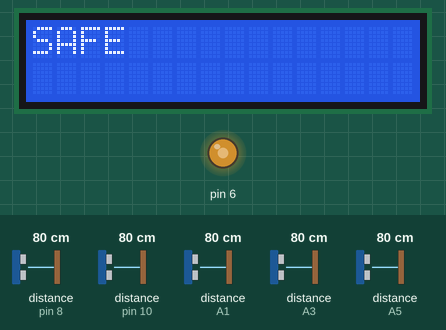
The sketch below on a simulated Arduino Uno, built with avr-gcc and run on an emulated ATmega328P. Shown: 16×2 character LCD, output pins drawn as LEDs (lit = HIGH). Wiring (inferred from the names in the program): 5 × ultrasonic range finder: trigger pin 7, echo pin 8 / trigger pin 9, echo pin 10 / trigger A0, echo A1 / trigger A2, echo A3 / trigger A4, echo A5. The inputs (shaded band) are chosen by the test bench; at power-on: distance to the obstacle (sensors on pin 8, A1, A3, A5, pin 10) 80 cm. The echo pulse lasts 58.3 µs per cm; pins used as bus, display or sensor lines are not drawn.

Above: at 3.7 s.
3.8 s: distance to the obstacle (sensor on pin 8) set to 2 cm
At 6.8 s:
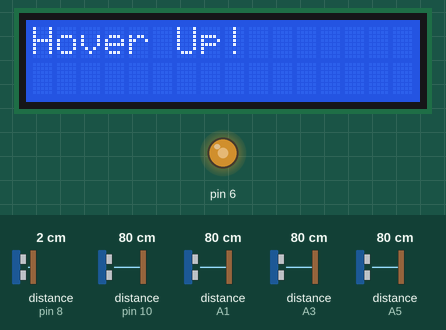
8.4 s: distance to the obstacle (sensor on A1) set to 2 cm
At 9.9 s:
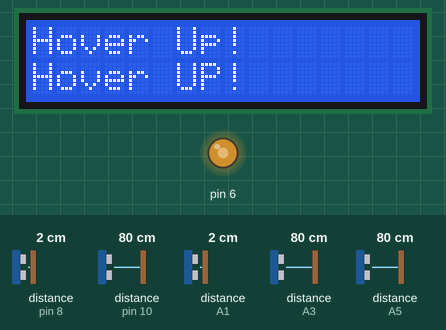
17.1 s: distance to the obstacle (sensor on A3) set to 2 cm
At 22.1 s:
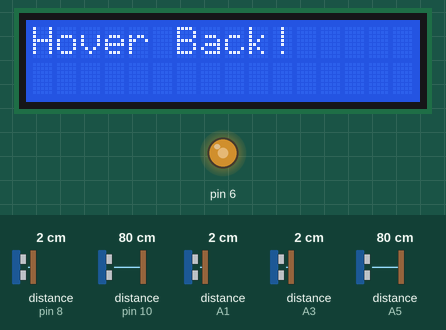
25.9 s: distance to the obstacle (sensor on A3) set to 4 cm
At 29.2 s:
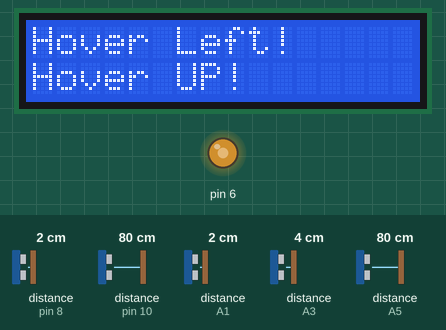
30.5 s: distance to the obstacle (sensor on A5) set to 2 cm
At 32.1 s:
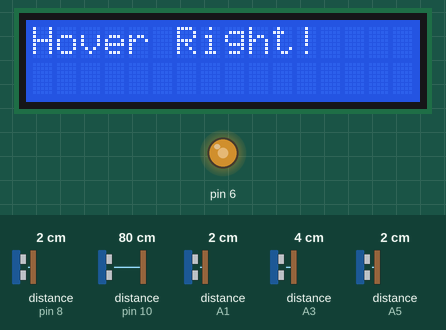
38.9 s: distance to the obstacle (sensor on A5) set to 18 cm
At 44.6 s:
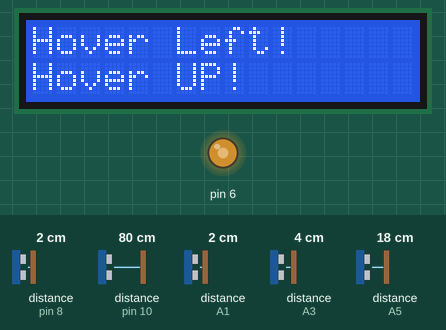
Timing chart, 0 to 46.1 s (numbered marks = the images above; inputs shaded):
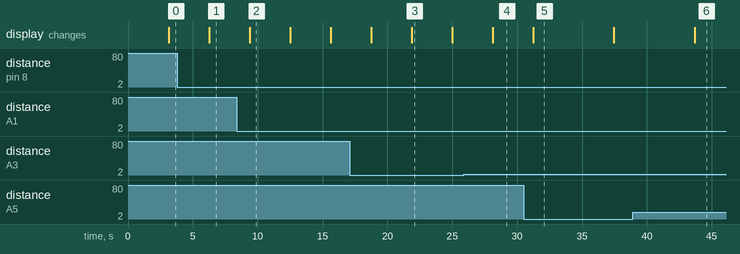

Measured:
- the behaviour switches between 2 and 3 cm on distance to the obstacle (sensor on A3) (found by bisection; images 3 and 4)
- after the input at 3.8 s, the display: changes after 2.5 s (image 1)
- after the input at 8.4 s, the display: changes after 1.0 s (image 2)
- after the input at 17.1 s, the display: first differs from a run without the input after 4.8 s (image 3)
- after the input at 25.9 s, the display: changes after 2.2 s (image 4)
- after the input at 30.5 s, the display: changes after 0.72 s (image 5)
- after the input at 38.9 s, the display: changes after 4.8 s (image 6)

The sketch:

collision_avoidance.ino
```cpp
/*


*/

#include <LiquidCrystal.h>
const int trigPin1 = A0;
const int echoPin1 = A1;

const int trigPin2 = A2;
const int echoPin2 = A3;

const int trigPin3 = A4;
const int echoPin3= A5;

const int trigPin4 = 7;
const int echoPin4= 8;
int s;
const int trigPin5 = 9;
const int echoPin5= 10;
int mini;

long duration1,duration2,duration3,duration4,duration5,duration6;
long distance1,distance2,distance3,distance4,distance5,distance6;
int f1,f2,f3,f4,f5,f6;
int Contrast=150;
LiquidCrystal lcd(12,11,5,4,3,2);

void setup() {
  analogWrite(6,Contrast);

lcd.begin(16,2);

lcd.print("Done");
  // initialize digital pin 13 as an output.
  pinMode(trigPin1, OUTPUT);
  pinMode(echoPin1, INPUT);

  pinMode(trigPin2, OUTPUT);
  pinMode(echoPin2, INPUT);

  pinMode(trigPin3, OUTPUT);
  pinMode(echoPin3, INPUT);

  pinMode(trigPin4, OUTPUT);
  pinMode(echoPin4, INPUT);

  pinMode(trigPin5, OUTPUT);
  pinMode(echoPin5, INPUT);


  lcd.begin(16,2);

  lcd.print("Ready!");

}

void loop()
{
delay(3000);
digitalWrite(trigPin1, LOW);
delayMicroseconds(2);
digitalWrite(trigPin1, HIGH);
delayMicroseconds(10);
digitalWrite(trigPin1, LOW);
duration1 = pulseIn(echoPin1, HIGH);


digitalWrite(trigPin2, LOW);
delayMicroseconds(2);
digitalWrite(trigPin2, HIGH);
delayMicroseconds(10);
digitalWrite(trigPin2, LOW);
duration2 = pulseIn(echoPin2, HIGH);

digitalWrite(trigPin3, LOW);
delayMicroseconds(2);
digitalWrite(trigPin3, HIGH);
delayMicroseconds(10);
digitalWrite(trigPin3, LOW);
duration3 = pulseIn(echoPin3, HIGH);


digitalWrite(trigPin4, LOW);
delayMicroseconds(2);
digitalWrite(trigPin4, HIGH);
delayMicroseconds(10);
digitalWrite(trigPin4, LOW);
duration4 = pulseIn(echoPin4, HIGH);

digitalWrite(trigPin5, LOW);
delayMicroseconds(2);
digitalWrite(trigPin5, HIGH);
delayMicroseconds(10);
digitalWrite(trigPin5, LOW);
duration5 = pulseIn(echoPin5, HIGH);


Serial.print(duration1);
Serial.print("\n");
distance1= duration1/58.2;
distance2= duration2/58.2;
distance3=duration3/58.2;
distance4=duration4/58.2;
distance5=duration5/58.2;
f1=0;
f2=0;
f3=0;
f4=0;
f5=0;
Serial.print("Distance1 is ");
Serial.print(distance1);
Serial.print("\n-----\n");
Serial.print("Distance2 is ");
Serial.print(distance2);
Serial.print("\n-----\n");
Serial.print("Distance3 is ");
Serial.print(distance3);
Serial.print("\n-----\n");
Serial.print("Distance4 is ");
Serial.print(distance4);
Serial.print("\n-----\n");
Serial.print("Distance5 is ");
Serial.print(distance5);
Serial.print("\n-----\n");

if(distance1<= 15)
{
  f1=1;
}

if(distance2<= 15)
{
    f2=1;
}

if(distance3<= 15)
{
    f3=1;
}

if(distance4<= 15)
{
  f4=1;
}

if(distance5<= 15)
{
   f5=1;
}
s=f1+f2+f3+f4+f5;
if(s>=2)
{
 mini=min(min(min(distance1,distance2),min(distance3,distance4)),distance5);
 if(distance1==mini){
    lcd.setCursor(0,1);
    lcd.clear();
  lcd.print("Hover Left!");
  delay(100);
  }
  else if(distance2==mini){
    lcd.setCursor(0,1);
    lcd.clear();
  lcd.print("Hover Back!");
  delay(100);
  }
  else if(distance3==mini){
    lcd.setCursor(0,1);
    lcd.clear();
  lcd.print("Hover Right!");
  delay(100);
  }
  else if(distance4==mini){
    lcd.setCursor(0,1);
  lcd.print("Hover UP!");
  delay(100);
  }
  else if(distance5==mini){
    lcd.setCursor(0,1);
    lcd.clear();
  lcd.print("Hover Ahead!");
  delay(100);
  }

  }
else if(s==1){
  if(f1==1){
    lcd.setCursor(0,1);
    lcd.clear();
  lcd.print("Hover Left!");
  delay(100);
  }
  else if(f2==1){
    lcd.setCursor(0,1);
    lcd.clear();
  lcd.print("Hover Back!");
  delay(100);
  }
  else if(f3==1){
    lcd.setCursor(0,1);
    lcd.clear();
  lcd.print("Hover Right!");
  delay(100);
  }
  else if(f4==1){
    lcd.setCursor(0,1);
    lcd.clear();
  lcd.print("Hover Up!");
  delay(100);
  }
  else if(f5==1){
    lcd.setCursor(0,1);
    lcd.clear();
  lcd.print("Hover Ahead!");
  delay(100);
  }
  }
  else{
    lcd.clear();
  lcd.print("SAFE");

  delay(100);
    }

}
```
